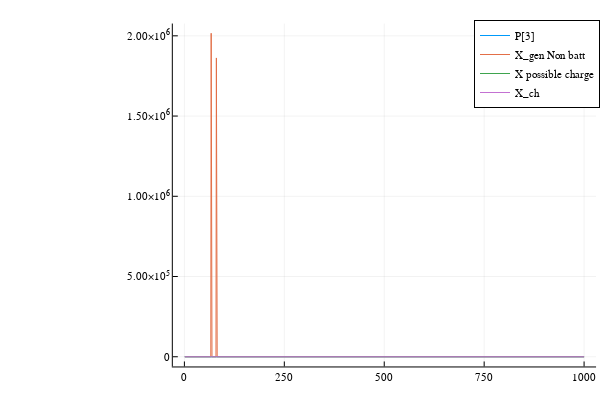

Here is the notebook cell this chart was saved with:
### Code cell
P_3_matrix = value(P[3])*ones(size(nb_hours_ls))

println(P_3_matrix)
println("X gen")
X_gen_non_battery = sum(X_gen_matrix[:,i] for i =1:2) - X_D[:]
println("X soc")
X_soc_charge = (ones(size(X_soc))- value.(X_soc))* value(P[3]) * H

println("X ch")
X_charge = value.(X_ch)

plot(x, [P_3_matrix X_gen_non_battery X_soc_charge X_charge], label=["P[3]" "X_gen Non batt" "X possible charge" "X_ch"])

### Figure 1 — Plotly figure (JSON) as saved in the notebook; plotly's stock layout.template omitted (floating-point values rounded to 4 significant figures; data arrays with more than 128 entries replaced by an {"elided": "..."} marker saying what was removed)
{"data": [{"colorbar": {"len": 0.9525, "title": "", "x": 0.9934, "y": 0.5139}, "legendgroup": "P[3]", "line": {"color": "rgba(0, 154, 250, 1.000)", "dash": "solid", "shape": "linear", "width": 1}, "mode": "lines", "name": "P[3]", "showlegend": true, "type": "scatter", "x": {"elided": "1000 int values"}, "xaxis": "x", "y": {"elided": "1000 float values"}, "yaxis": "y"}, {"colorbar": {"len": 0.9525, "title": "", "x": 0.9934, "y": 0.5139}, "legendgroup": "X_gen Non batt", "line": {"color": "rgba(227, 111, 71, 1.000)", "dash": "solid", "shape": "linear", "width": 1}, "mode": "lines", "name": "X_gen Non batt", "showlegend": true, "type": "scatter", "x": {"elided": "1000 int values"}, "xaxis": "x", "y": {"elided": "1000 float values"}, "yaxis": "y"}, {"colorbar": {"len": 0.9525, "title": "", "x": 0.9934, "y": 0.5139}, "legendgroup": "X possible charge", "line": {"color": "rgba(62, 164, 78, 1.000)", "dash": "solid", "shape": "linear", "width": 1}, "mode": "lines", "name": "X possible charge", "showlegend": true, "type": "scatter", "x": {"elided": "1000 int values"}, "xaxis": "x", "y": {"elided": "1000 float values"}, "yaxis": "y"}, {"colorbar": {"len": 0.9525, "title": "", "x": 0.9934, "y": 0.5139}, "legendgroup": "X_ch", "line": {"color": "rgba(195, 113, 210, 1.000)", "dash": "solid", "shape": "linear", "width": 1}, "mode": "lines", "name": "X_ch", "showlegend": true, "type": "scatter", "x": {"elided": "1000 int values"}, "xaxis": "x", "y": {"elided": "1000 int values"}, "yaxis": "y"}], "layout": {"annotations": [], "height": 400, "legend": {"bgcolor": "rgba(255, 255, 255, 1.000)", "bordercolor": "rgba(0, 0, 0, 1.000)", "borderwidth": 1, "font": {"color": "rgba(0, 0, 0, 1.000)", "family": "sans-serif", "size": 11}, "title": {"font": {"color": "rgba(0, 0, 0, 1.000)", "family": "sans-serif", "size": 15}, "text": ""}, "tracegroupgap": 0, "traceorder": "normal", "x": 1, "xanchor": "auto", "y": 1, "yanchor": "auto"}, "margin": {"b": 20, "l": 0, "r": 0, "t": 20}, "paper_bgcolor": "rgba(255, 255, 255, 1.000)", "plot_bgcolor": "rgba(255, 255, 255, 1.000)", "showlegend": true, "width": 600, "xaxis": {"anchor": "y", "domain": [0.288, 0.9934], "gridcolor": "rgba(0, 0, 0, 0.100)", "gridwidth": 0.5, "linecolor": "rgba(0, 0, 0, 1.000)", "mirror": false, "range": [-28.97, 1030.0], "showgrid": true, "showline": true, "showticklabels": true, "tickangle": 0, "tickcolor": "rgb(0, 0, 0)", "tickfont": {"color": "rgba(0, 0, 0, 1.000)", "family": "sans-serif", "size": 11}, "tickmode": "array", "ticks": "inside", "ticktext": ["0", "250", "500", "750", "1000"], "tickvals": [0, 250, 500, 750, 1000], "title": "", "titlefont": {"color": "rgba(0, 0, 0, 1.000)", "family": "sans-serif", "size": 15}, "type": "-", "visible": true, "zeroline": false, "zerolinecolor": "rgba(0, 0, 0, 1.000)"}, "yaxis": {"anchor": "x", "domain": [0.03762, 0.9902], "gridcolor": "rgba(0, 0, 0, 0.100)", "gridwidth": 0.5, "linecolor": "rgba(0, 0, 0, 1.000)", "mirror": false, "range": [-60480.0, 2076000.0], "showgrid": true, "showline": true, "showticklabels": true, "tickangle": 0, "tickcolor": "rgb(0, 0, 0)", "tickfont": {"color": "rgba(0, 0, 0, 1.000)", "family": "sans-serif", "size": 11}, "tickmode": "array", "ticks": "inside", "ticktext": ["0", "5.00×10<sup>5</sup>", "1.00×10<sup>6</sup>", "1.50×10<sup>6</sup>", "2.00×10<sup>6</sup>"], "tickvals": [0, 500000, 1000000, 1500000, 2000000], "title": "", "titlefont": {"color": "rgba(0, 0, 0, 1.000)", "family": "sans-serif", "size": 15}, "type": "-", "visible": true, "zeroline": false, "zerolinecolor": "rgba(0, 0, 0, 1.000)"}}}
